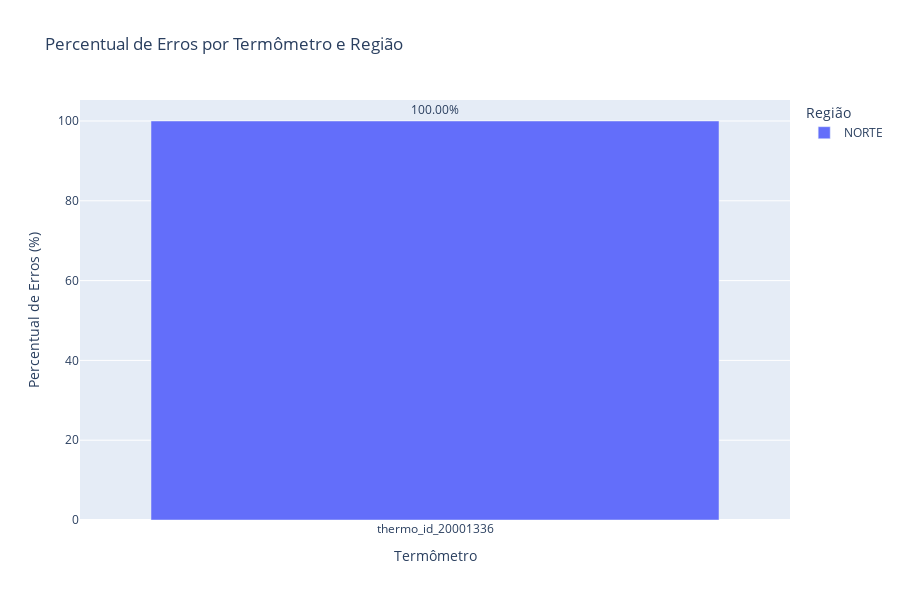

Notebook source saved alongside this figure:
### Code cell
fig = px.bar(
    df_summary,
    x="original",
    y="percentual_erros",
    color="regiao",
    hover_data=["operacao"],
    title="Percentual de Erros por Termômetro e Região",
    labels={"original": "Termômetro", "percentual_erros": "Percentual de Erros (%)"},
    text="percentual_erros",
)

fig.update_traces(texttemplate='%{text:.2f}%', textposition='outside')
fig.update_layout(
    yaxis_title="Percentual de Erros (%)",
    xaxis_title="Termômetro",
    legend_title="Região",
    barmode="group",
    width=900,  
    height=600
)

fig.show()

### Figure 1 — Plotly figure (JSON) as saved in the notebook; plotly's stock layout.template omitted (floating-point values rounded to 4 significant figures)
{"data": [{"alignmentgroup": "True", "customdata": [["ZSOZAR-ZARZOI3-244450"]], "hovertemplate": "regiao=NORTE<br>Termômetro=%{x}<br>Percentual de Erros (%)=%{text}<br>operacao=%{customdata[0]}<extra></extra>", "legendgroup": "NORTE", "marker": {"color": "#636efa", "pattern": {"shape": ""}}, "name": "NORTE", "offsetgroup": "NORTE", "orientation": "v", "showlegend": true, "text": [100], "textposition": "outside", "texttemplate": "%{text:.2f}%", "type": "bar", "x": ["thermo_id_20001336"], "xaxis": "x", "y": [100], "yaxis": "y"}], "layout": {"barmode": "group", "height": 600, "legend": {"title": {"text": "Região"}, "tracegroupgap": 0}, "title": {"text": "Percentual de Erros por Termômetro e Região"}, "width": 900, "xaxis": {"anchor": "y", "domain": [0, 1], "title": {"text": "Termômetro"}}, "yaxis": {"anchor": "x", "domain": [0, 1], "title": {"text": "Percentual de Erros (%)"}}}}
